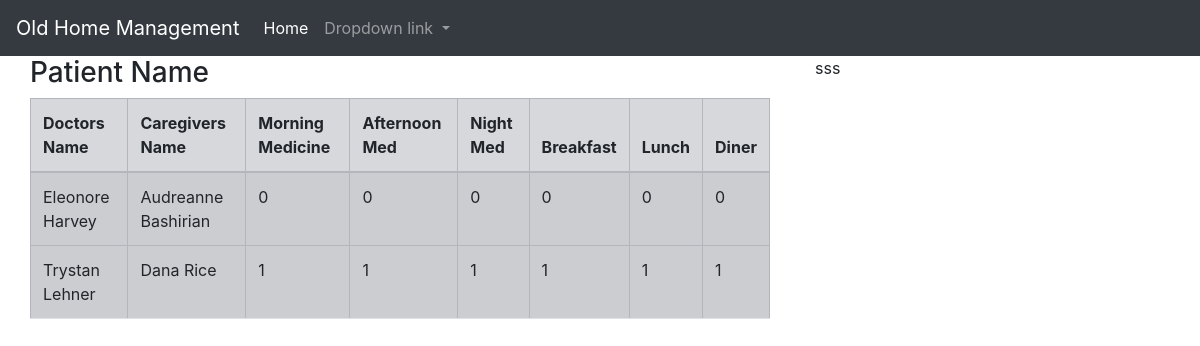
The page /family_home.php on the database its author committed.
### tables this page shows
CREATE TABLE `patient_activities` (
  `id` bigint(20) UNSIGNED NOT NULL,
  `caregiver_id` bigint(20) UNSIGNED NOT NULL,
  `doctor_id` bigint(20) UNSIGNED DEFAULT NULL,
  `patient_id` bigint(20) UNSIGNED NOT NULL,
  `has_given_morning_medicine` tinyint(1) NOT NULL,
  `has_given_afternoon_medicine` tinyint(1) NOT NULL,
  `has_given_night_medicine` tinyint(1) NOT NULL,
  `has_given_breakfast` tinyint(1) NOT NULL,
  `has_given_lunch` tinyint(1) NOT NULL,
  `has_given_dinner` tinyint(1) NOT NULL,
  `created_at` timestamp NULL DEFAULT NULL,
  `updated_at` timestamp NULL DEFAULT NULL
);

CREATE TABLE `users` (
  `id` bigint(20) UNSIGNED NOT NULL,
  `role_id` bigint(20) UNSIGNED NOT NULL,
  `first_name` varchar(255) NOT NULL,
  `last_name` varchar(255) NOT NULL,
  `phone` varchar(255) NOT NULL,
  `email` varchar(255) NOT NULL,
  `date_of_birth` date NOT NULL,
  `password` varchar(255) NOT NULL,
  `approved` tinyint(1) NOT NULL,
  `created_at` timestamp NULL DEFAULT NULL,
  `updated_at` timestamp NULL DEFAULT NULL
);

### family_home.php (the view, shortened to what this page needs)
<?php
 include_once "connection.php";
 include_once "main.php";
?>
<!DOCTYPE html>
<html lang="en">
<head>
    <link rel="stylesheet" href="https://stackpath.bootstrapcdn.com/bootstrap/4.5.2/css/bootstrap.min.css">
</head>
<body>
    <div class="container-fluid">
<div class="row">
                        <div class="col-md-8">
                        <div class="container-fluid">
                 <?php
                        $sql_upcoming = "select doctor.first_name as 'doc_f_name', doctor.last_name as 'doc_l_name', caregiver.first_name as 'care_f_name',caregiver.last_name as 'care_l_name', pat.first_name as 'p_f_name',pat.last_name as 'p_l_name',patient_activities.has_given_morning_medicine,
                        patient_activities.has_given_afternoon_medicine,patient_activities.has_given_night_medicine,patient_activities.has_given_breakfast,patient_activities.has_given_lunch,patient_activities.has_given_dinner
                        from `patient_activities`
                        JOIN patients on patient_activities.patient_id = patients.id
                        join  employees care on patient_activities.caregiver_id = care.id
                        JOIN employees doc on patient_activities.doctor_id = doc.id
                        JOIN users doctor on doc.user_id = doctor.id
                        JOIN users caregiver on care.user_id = caregiver.id
                        join users pat on patients.user_id  = pat.id";
                        $result = mysqli_query($conn, $sql_upcoming);
                        if (mysqli_num_rows($result) > 0) {
                        ?>
                        <h3>Patient Name</h3>
                        <table class="table table-hover table-bordered table-striped table-secondary">
                        <thead>
                        <tr>
                        <th>Doctors Name</th>
                        <th>Caregivers Name</th>
                        <th>Morning Medicine</th>
                        <th>Afternoon Med</th>
                        <th>Night Med</th>
                        <th>Breakfast</th>
                        <th>Lunch</th>
                        <th>Diner</th>
                        </tr>
                        </thead>
                        <?php
                            while($row = mysqli_fetch_assoc($result)) {
                            echo "<tr>";
                            echo "<td>" . $row['doc_f_name']." ".$row['doc_l_name'] . "</td>";
                            echo "<td>" . $row['care_f_name']." ".$row['care_l_name'] . "</td>";
                            echo "<td>" . $row['has_given_morning_medicine']. "</td>";
                            echo "<td>" . $row['has_given_afternoon_medicine']. "</td>";
                            echo "<td>" . $row['has_given_night_medicine']. "</td>";
                            echo "<td>" . $row['has_given_breakfast']. "</td>";
                            echo "<td>" . $row['has_given_lunch']. "</td>";
                            echo "<td>" . $row['has_given_dinner']. "</td>";
                            echo "<tr>";
                        }
                        ?>
                        </table>
                        <?php
                        } else {
                        echo "0 results";
                        }
                ?>
        </div>
                        </div>
                        <div class="col-md-4">
                        sss
                        </div>
</div>
</body>
</html>

### rows shown on the page
patient_activities: users.first_name "Eleonore", users.last_name "Harvey", users.first_name "Audreanne", users.last_name "Bashirian", has_given_morning_medicine "0", has_given_afternoon_medicine "0", has_given_night_medicine "0", has_given_breakfast "0", has_given_lunch "0", has_given_dinner "0"
patient_activities: users.first_name "Trystan", users.last_name "Lehner", users.first_name "Dana", users.last_name "Rice", has_given_morning_medicine "1", has_given_afternoon_medicine "1", has_given_night_medicine "1", has_given_breakfast "1", has_given_lunch "1", has_given_dinner "1"
